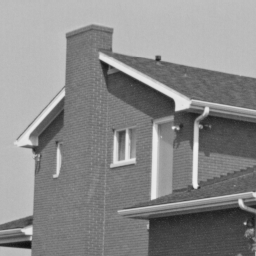
%> input picture ELEC498/Motion Detection/house.tiff, 256 x 256 px
$ octave q2a2.m   (GNU Octave 9; MATLAB toolbox functions it lacks are replaced by stand-ins)
%> lines starting %> are read from the running program, lines starting %| are printed output that depends on the picture
%q2a2
clear
clc
clf

img=imread('house.tiff');
%> img is the input picture: size 256x256 uint8; min 16, max 239, mean 138
x=im2double(img); %uint8 to double

E=histeq(x);
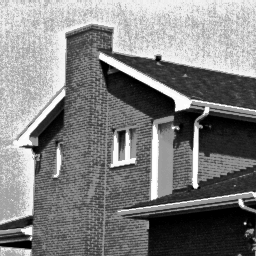
%> E: size 256x256 double; min 0, max 1, mean 0.503


imhist(E);
title('Histogram of Equalized Grayscale of house');
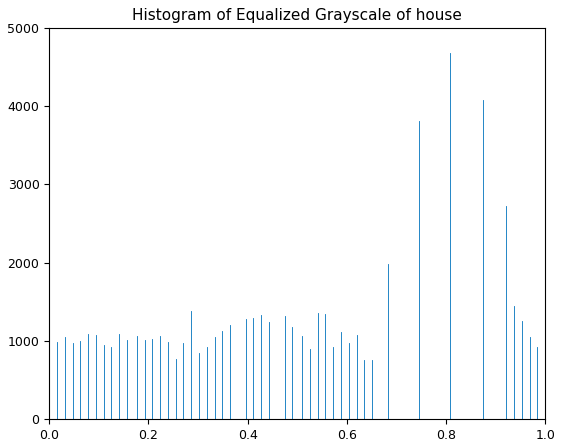
%> figure redrawn from the program's plot data; highest point at x = 0.808, y = 4683
%saveas(gcf,'q2a2.png');

$ run again, with ELEC498/Motion Detection/Pentagon.tiff copied over ELEC498/Motion Detection/house.tiff
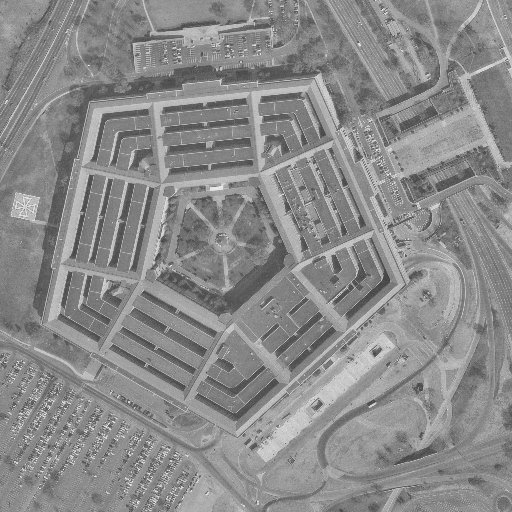
%> input picture ELEC498/Motion Detection/Pentagon.tiff, 512 x 512 px
%> img is the input picture: size 512x512 uint8; min 63, max 245, mean 138.5
%> `E=histeq(x);`:
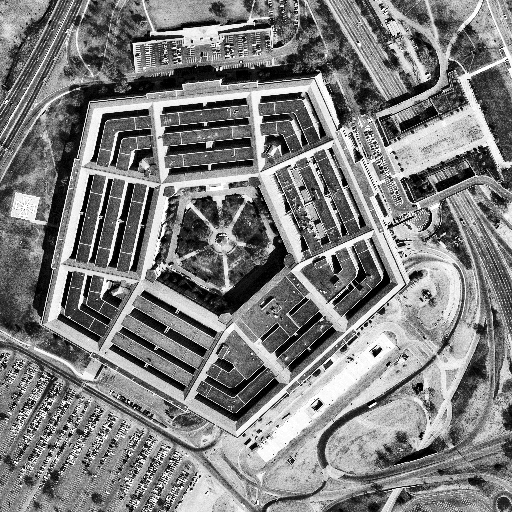
%> E: size 512x512 double; min 0, max 1, mean 0.498
%> `title('Histogram of Equalized Grayscale of house');`:
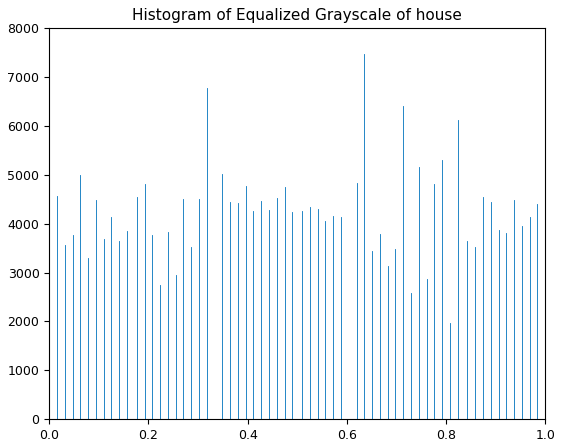
%> figure redrawn from the program's plot data; highest point at x = 0.635, y = 7475

$ run again, with ELEC498/Motion Detection/p1img.png saved as ELEC498/Motion Detection/house.tiff
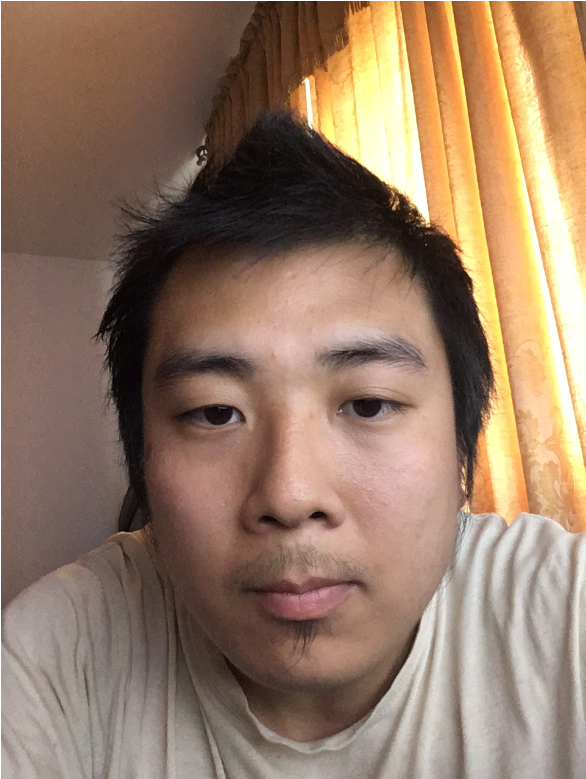
%> input picture ELEC498/Motion Detection/p1img.png, 586 x 779 px
%> img is the input picture: size 779x586x3 uint8; mean R, G, B 149.4, 122.5, 101.6
%> `E=histeq(x);`:
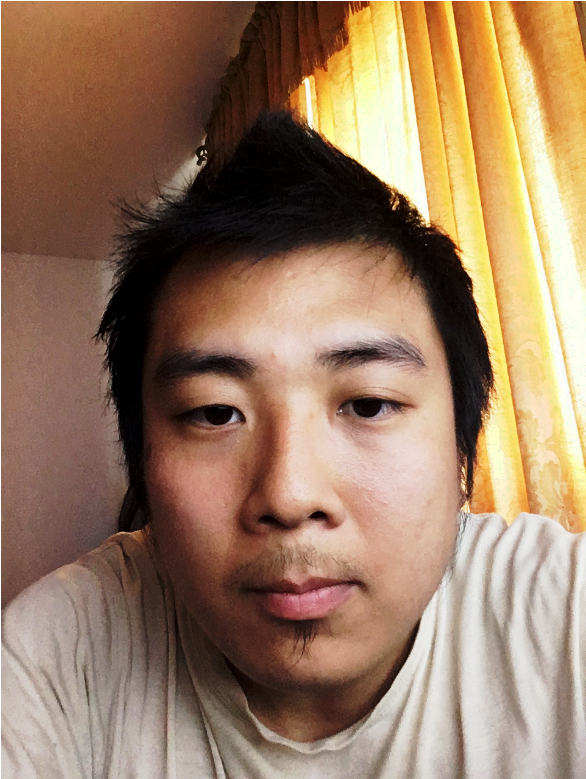
%> E: size 779x586x3 double; mean R, G, B 0.607, 0.489, 0.389
%> `title('Histogram of Equalized Grayscale of house');`:
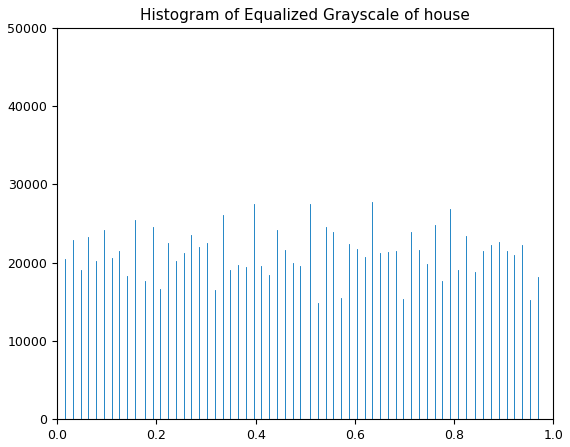
%> figure redrawn from the program's plot data; highest point at x = 1, y = 41463
